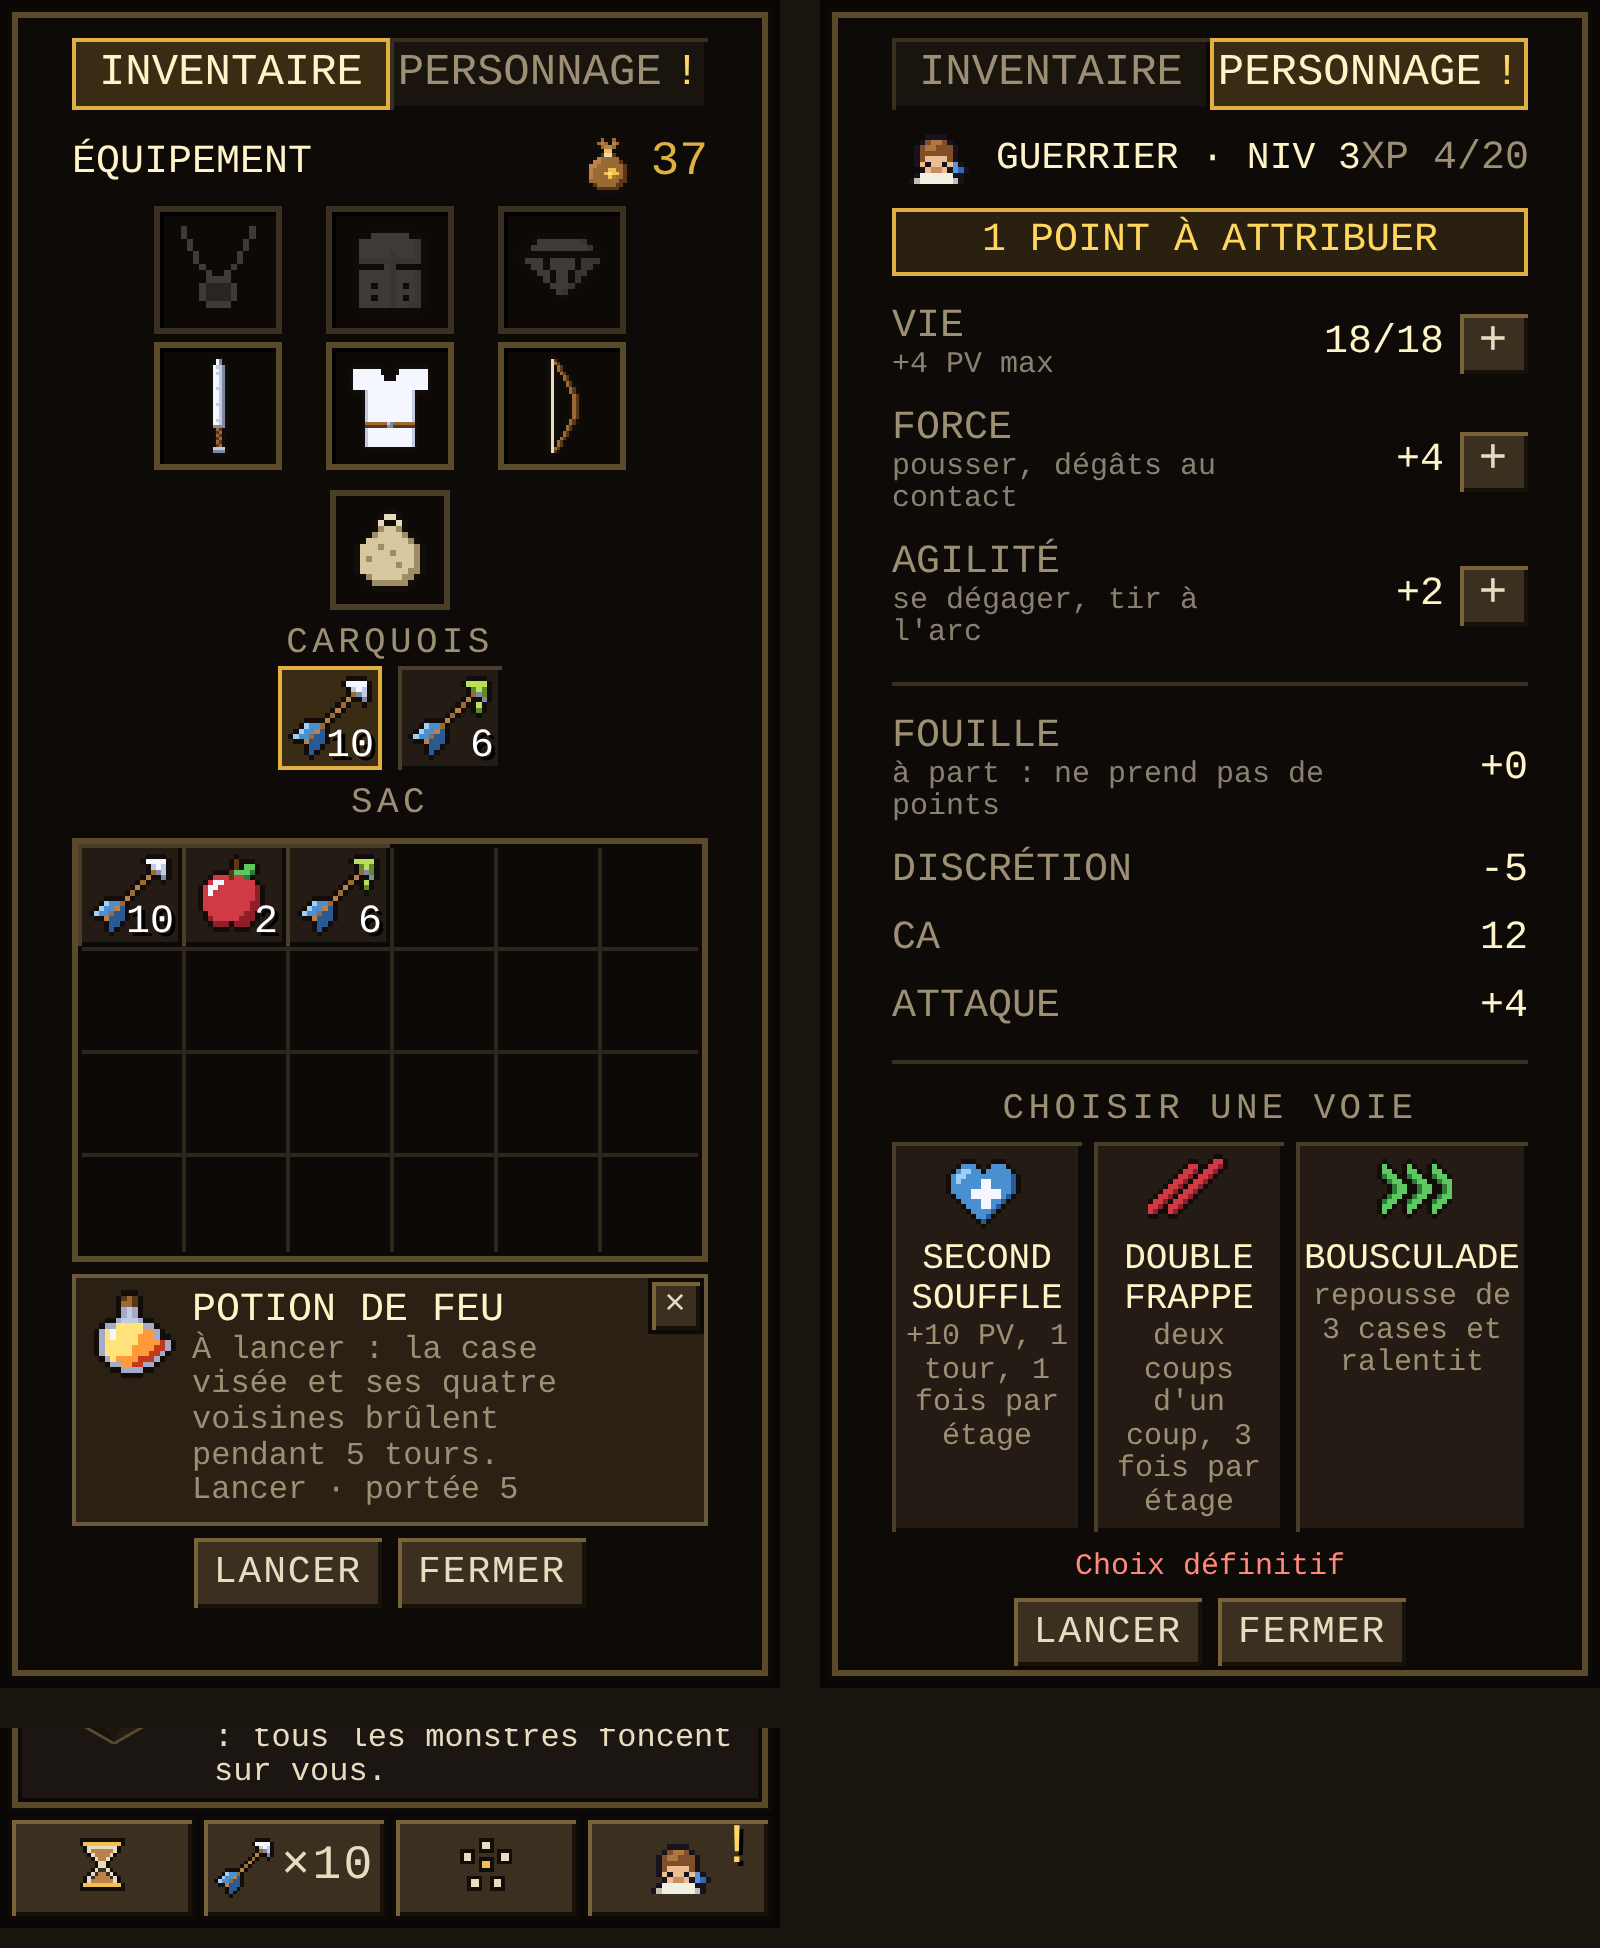

This figure's Python source:
import asyncio, json
from playwright.async_api import async_playwright
from PIL import Image
D = json.load(open("/home/claude/leutenheim/art/objets_v2.json"))
V1 = json.load(open("/home/claude/leutenheim/art/objets_v1.json"))
D["palette"].update(V1["palette"]); D["icons"]["bourse_A"] = V1["icons"]["bourse_A"]
COMMON = """(data) => {
  window.svg = (rows, pal) => { pal = pal || data.palette; const w = rows[0].length, h = rows.length; let s = `<svg viewBox="0 0 ${w} ${h}" shape-rendering="crispEdges" xmlns="http://www.w3.org/2000/svg">`;
    rows.forEach((r, y) => [...r].forEach((c, x) => { if (c !== '.') s += `<rect x="${x}" y="${y}" width="1" height="1" fill="${pal[c]}"/>`; })); return s + '</svg>'; };
  const css = document.createElement('style');
  css.textContent = `
   .mk-tabs{display:flex;width:min(100%,318px);gap:0;margin-bottom:6px}
   .mk-tab{flex:1;text-align:center;padding:6px 0;font-size:22px;text-transform:uppercase;color:var(--dim);background:#1a140e;box-shadow:inset 2px 2px 0 #3a2e1e,inset -2px -2px 0 #0c0906}
   .mk-tab.on{color:#fff3c8;background:#3a2c14;box-shadow:inset 0 0 0 2px var(--gold)}
   .mk-tab .bang{color:#ffd75e;margin-left:6px}
   .mk-top{width:min(100%,318px);display:flex;justify-content:space-between;align-items:center;font-size:20px;color:#fff3c8;text-transform:uppercase}
   .mk-gold{display:flex;align-items:center;gap:6px;color:var(--gold);font-size:24px} .mk-gold svg{width:30px;height:30px}
   .mk-head{display:flex;align-items:center;gap:8px;white-space:nowrap;font-size:19px} .mk-head svg{width:44px;height:25px}
   .mk-points{width:min(100%,318px);padding:6px 8px;margin:6px 0;color:#ffd75e;font-size:20px;text-transform:uppercase;box-shadow:inset 0 0 0 2px var(--gold);background:#2a2010;text-align:center}
   .mk-stat{width:min(100%,318px);display:flex;align-items:center;gap:8px;font-size:20px;text-transform:uppercase;color:var(--dim);margin:3px 0}
   .mk-stat .n{flex:1;text-align:left} .mk-stat b{color:#fff3c8;font-weight:normal;min-width:64px;text-align:right}
   .mk-stat .hint{font-size:15px;color:#8a8070;text-transform:none;display:block}
   .mk-plus{width:34px;height:30px;padding:0;font-size:24px;line-height:1}
   .mk-sep{width:min(100%,318px);border-top:2px solid #3a2e1e;margin:6px 0}
   .mk-paths{width:min(100%,318px);display:flex;gap:6px}
   .mk-path{flex:1;padding:6px 4px;background:#241c14;box-shadow:inset 2px 2px 0 #4a3e2a,inset -2px -2px 0 #0c0906;text-align:center;font-size:15px;color:var(--dim);line-height:1.1}
   .mk-path svg{width:40px;height:40px;display:block;margin:0 auto 4px}
   .mk-path b{display:block;font-size:18px;color:#fff3c8;font-weight:normal;text-transform:uppercase}
   .mk-card{position:relative;width:min(100%,318px);padding:8px 30px 8px 8px;background:#2a2014;box-shadow:inset 0 0 0 2px #6a5a3a;font-size:16px;color:var(--dim);display:flex;gap:8px}
   .mk-card svg{width:44px;height:44px;flex:none} .mk-card .t{color:#fff3c8;font-size:20px;text-transform:uppercase}
   .mk-x{position:absolute;right:4px;top:4px;width:24px;height:24px;padding:0;font-size:18px;line-height:1}
   .mk-q{position:relative;width:52px;height:52px;padding:5px;background:#241c14;box-shadow:inset 2px 2px 0 #4a3e2a,inset -2px -2px 0 #0c0906}
   .mk-q.sel{background:#3a2c14;box-shadow:inset 0 0 0 2px var(--gold)} .mk-q svg{width:100%;height:100%}
   .mk-n{position:absolute;right:3px;bottom:-2px;font-size:20px;color:#fff;text-shadow:2px 2px 0 #000}
   .mk-slotsac{display:flex;justify-content:center;width:min(100%,318px);margin-top:4px}
   .mk-slotsac .box{width:60px;height:60px;padding:6px;box-shadow:inset 0 0 0 3px #4a3e2a;background:#0c0906} .mk-slotsac svg{width:100%;height:100%}`;
  document.head.append(css);
}"""
INV = """(data) => {
  const bag = document.getElementById('bag');
  bag.querySelector('h2').outerHTML = `<div class="mk-tabs"><div class="mk-tab on">Inventaire</div><div class="mk-tab">Personnage<span class="bang">!</span></div></div>`;
  document.querySelector('.bag-top').innerHTML = `<span>Équipement</span><span class="mk-gold">${svg(data.icons.bourse_A || data.icons.or_petit)}37</span>`;
  document.getElementById('bag-stats').remove();
  const s = document.createElement('div'); s.className='mk-slotsac';
  s.innerHTML = `<div class="box" title="Sac">${svg(data.icons.sac_toile)}</div>`;
  document.getElementById('doll').after(s);
  const info = document.getElementById('bag-info');
  info.innerHTML = `<div class="mk-card">${svg(data.icons.potion_feu)}<div><div class="t">Potion de feu</div>À lancer : la case visée et ses quatre voisines brûlent pendant 5 tours.<br>Lancer · portée 5</div><button class="mk-x">×</button></div>`;
  document.getElementById('bag-equip').hidden = false; document.getElementById('bag-equip').textContent = 'Lancer';
}"""
PERSO = """(data) => {
  const bag = document.getElementById('bag');
  [...bag.children].forEach(c => { if (!c.classList.contains('mk-tabs') && c.id !== 'bag-close' && !c.classList.contains('bag-buttons')) c.remove(); });
  bag.querySelectorAll('.mk-tab')[0].classList.remove('on'); bag.querySelectorAll('.mk-tab')[1].classList.add('on');
  const tabs = bag.querySelector('.mk-tabs');
  const html = `
   <div class="mk-top"><span class="mk-head">${svg(data.head, data.headPalette)}Guerrier · Niv 3</span><span style="color:var(--dim);white-space:nowrap">XP 4/20</span></div>
   <div class="mk-points">1 point à attribuer</div>
   <div class="mk-stat"><span class="n">Vie<span class="hint">+4 PV max</span></span><b>18/18</b><button class="mk-plus">+</button></div>
   <div class="mk-stat"><span class="n">Force<span class="hint">pousser, dégâts au contact</span></span><b>+4</b><button class="mk-plus">+</button></div>
   <div class="mk-stat"><span class="n">Agilité<span class="hint">se dégager, tir à l'arc</span></span><b>+2</b><button class="mk-plus">+</button></div>
   <div class="mk-sep"></div>
   <div class="mk-stat"><span class="n">Fouille<span class="hint">à part : ne prend pas de points</span></span><b>+0</b></div>
   <div class="mk-stat"><span class="n">Discrétion</span><b>-5</b></div>
   <div class="mk-stat"><span class="n">CA</span><b>12</b></div>
   <div class="mk-stat"><span class="n">Attaque</span><b>+4</b></div>
   <div class="mk-sep"></div>
   <h3>Choisir une voie</h3>
   <div class="mk-paths">
     <div class="mk-path">${svg(data.icons.voie_bleue)}<b>Second souffle</b>+10 PV, 1 tour, 1 fois par étage</div>
     <div class="mk-path">${svg(data.icons.voie_rouge)}<b>Double frappe</b>deux coups d'un coup, 3 fois par étage</div>
     <div class="mk-path">${svg(data.icons.voie_verte)}<b>Bousculade</b>repousse de 3 cases et ralentit</div>
   </div>
   <div style="font-size:15px;color:#ff8a7a;width:min(100%,318px);text-align:center;margin-top:4px">Choix définitif</div>`;
  tabs.insertAdjacentHTML('afterend', html);
}"""
BAR = """(data) => {
  const b = document.getElementById('open-bag');
  b.innerHTML = svg(data.head, data.headPalette) + '<span style="position:absolute;right:6px;top:0;color:#ffd75e;font-size:28px;text-shadow:2px 2px 0 #000">!</span>';
  b.style.position = 'relative'; b.querySelector('svg').style.cssText = 'width:44px;height:25px';
}"""
async def main():
    async with async_playwright() as p:
        b = await p.chromium.launch(executable_path="/usr/bin/google-chrome", args=["--no-sandbox"])
        pg = await b.new_page(viewport={"width":390,"height":844}, device_scale_factor=2)
        await pg.goto("file:///home/claude/leutenheim/demo/index.html")
        await pg.evaluate("localStorage.clear()"); await pg.reload()
        await pg.click("#menu-sandbox"); await pg.wait_for_timeout(400)
        await pg.evaluate(COMMON, D)
        await pg.evaluate(BAR, D)
        await pg.screenshot(path="/tmp/shot/pm_bar.png", clip={"x":0,"y":744,"width":390,"height":100})
        await pg.evaluate("() => { const g = window.leutenheim.game(); g.inventory.add('pomme',2); g.inventory.add('fleche_poison',6); }")
        await pg.click("#open-bag"); await pg.wait_for_timeout(200)
        await pg.evaluate(INV, D); await pg.wait_for_timeout(100)
        await pg.screenshot(path="/tmp/shot/pm_inv.png", full_page=True)
        await pg.evaluate(PERSO, D); await pg.wait_for_timeout(100)
        await pg.screenshot(path="/tmp/shot/pm_perso.png", full_page=True)
        await b.close()
    a, c, bar = Image.open("/tmp/shot/pm_inv.png"), Image.open("/tmp/shot/pm_perso.png"), Image.open("/tmp/shot/pm_bar.png")
    W = a.width + c.width + 40; H = max(a.height, c.height) + bar.height + 60
    out = Image.new("RGB", (W, H), (26, 20, 14)); out.paste(a, (0, 0)); out.paste(c, (a.width + 40, 0)); out.paste(bar, (0, max(a.height, c.height) + 40))
    out.save("/home/claude/leutenheim/art/personnage_maquette_v1.png"); print(out.size)
asyncio.run(main())
